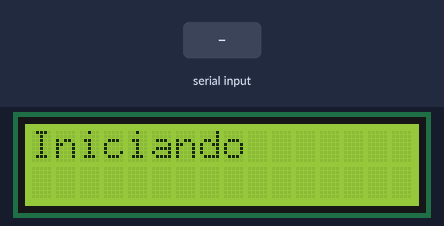
Simulated run of this sketch. Board: ESP32. Parts: 16×2 character LCD. The inputs (shaded band) are chosen by the test bench. WiFi joins after 1.5 s; servers stay silent unless stated; uploads are accepted with an empty reply; the local clock reads 2024-03-15 10:24:30 at power-on unless the sketch sets it.

Above: at 1.1 s.
At 4.2 s:
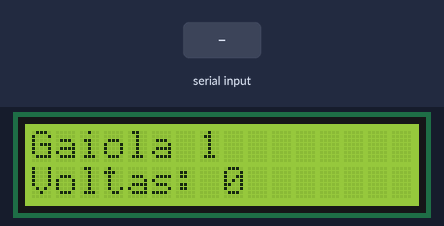
4.3 s: "90,45\n" received over the second serial link
At 5.5 s:
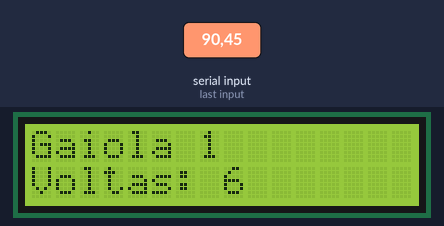
5.8 s: "30,150\n" received over the second serial link
At 6.6 s:
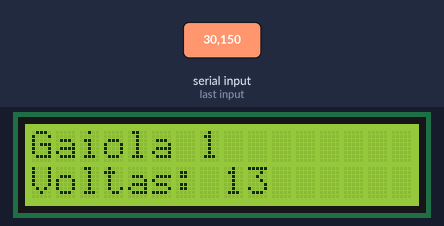
Timing chart, 0 to 8.8 s (numbered marks = the images above; inputs shaded):
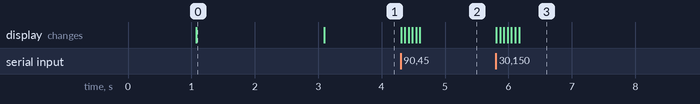

The sketch:

espHTTP.ino
```cpp
#include <WiFi.h>
#include <HTTPClient.h>
#include <ArduinoJson.h>
#include <Wire.h>
#include <LiquidCrystal_I2C.h>
LiquidCrystal_I2C lcd(0x27, 16, 2);

int gaiolaId=1;
String server = "http://172.22.44.76:8080";
String serverTurns =  server +"/api/Turns";
String serverRoda =  server + "/api/Cage"+ String(gaiolaId);;
String dados;
const char* ssid = "IOT";
const char* senha = "teste12345";

// Definição da pinagem
#define RXp2 16
#define TXp2 17

// Variaveis calculo da roda
int turnCount = 0;
int turnLCD = 0;
float inicio = 0;
unsigned long lastPressTime = 0;
// unsigned long lastLastPressTime = 0;
float circunferencia = 0;
float pi = 3.14159;
float diametro = 0.7;
float tempoPercorrido=0;
float distanciaPercorrida=0;
float velocidadeMedia=0;

// Definições das funções externas
extern void confiNTP();
extern String getData();

void setup() {
  Serial.begin(115200);

  WiFi.mode(WIFI_MODE_STA);
  WiFi.begin(ssid, senha);
  // while(WiFi.status() != WL_CONNECTED) {
  //   delay(500);
  //   Serial.println("Tentando conectar a rede");
  // }

  // confiNTP();

  Serial2.begin(9600, SERIAL_8N1, RXp2, TXp2);

  circunferencia = pi * diametro;
  iniciarLCD();
}

void loop() {
  unsigned long currentTime = millis();

  if (Serial2.available() > 0) {
    turnCount = Serial2.read();
    turnLCD++;
    atualizarLCD();
    lastPressTime = currentTime;

//  Função para apagar no banco ao apertar no botão
    // if(turnCount == 0){
      //Apagar informações do banco
      //apagarBanco();
    // }

    if(turnCount == 1){
        inicio = currentTime;
        // Serial.println("Message Received: ");
    } // primeira vez

  }

  if(currentTime - lastPressTime > 5000){
    tempoPercorrido = ((lastPressTime - inicio) / 1000);

    if(tempoPercorrido!=0){
    //     Serial.print("Tempo da atividade: ");
    //     Serial.print(tempoPercorrido);
    //     Serial.println(" segundos.");

      getDiametro();

      distanciaPercorrida = circunferencia * turnCount;

      // Serial.print("Distância percorrida: ");
      // Serial.print(distanciaPercorrida);
      // Serial.println(" metros.");

      velocidadeMedia = distanciaPercorrida / (tempoPercorrido * 60);
      velocidadeMedia = (velocidadeMedia * 3.6) * 60;

      postVolta(velocidadeMedia, tempoPercorrido, distanciaPercorrida, turnCount);
    }

    turnCount = 0;
    lastPressTime = currentTime;
    inicio = currentTime;
    // Serial.println("Resetting count.");
  }
}

// Atualiza o diâmetro e recalcula a circuferência
void getDiametro() {
  DynamicJsonDocument doc(1024);
  HTTPClient http;

  http.begin(serverRoda);
  int httpCode = http.GET();

  if (httpCode == HTTP_CODE_OK) {
    // Serial.println("Resposta: ");
    String payload = http.getString(); // armazena a resposta da requisição

    deserializeJson(doc, payload);
    String diametroS = doc[String("diametro")];
    diametro = diametroS.toFloat();
    circunferencia = pi * diametro;
  }
  // else {
  //   Serial.print("HTTP POST... Erro. Mensagem de Erro: ");
  //   Serial.println(http.errorToString(httpCode).c_str()); // Imprime a mensagem de erro da requisição
  //   delay(500);
  // }

  http.end();
}

void postVolta(int velocidadeMedia, int tempoAtividade, float distanciaPercorrida, int quantidade_voltas) {
  String dados = "{\"velocidadeMedia\":  "+ String(velocidadeMedia) +
                 ",\"data\":   \""+ getData() +
                 "\", \"gaiolaId\": "+String(gaiolaId)+
                 ", \"tempoAtividade\": "+String(tempoAtividade)+
                 ", \"distanciaPercorrida\": "+String(distanciaPercorrida)+
                 ", \"quantidadeVoltas\":" + String(quantidade_voltas) +
                 "}";

  HTTPClient http;
  http.begin(serverTurns);
  http.addHeader("Content-Type", "application/json");
  int httpCode = http.POST(dados);
  // Serial.println(dados);

  if (httpCode == HTTP_CODE_OK) {
    // Serial.println("Resposta: ");
    String payload = http.getString();
    // Serial.println(payload);
  }
  else {
    Serial.print("HTTP POST... Erro. Mensagem de Erro: ");
    Serial.println(http.errorToString(httpCode).c_str());
    delay(500);
  }

  http.end();
}

void apagarBanco() {
  turnCount = 0;
  String url = serverTurns + "/" + String(gaiolaId);

  HTTPClient http;
  http.begin(url);
  http.addHeader("Content-Type", "application/json");
  int httpCode = http.sendRequest("DELETE");

  // if (httpCode == HTTP_CODE_OK) {
  //   Serial.println("Resposta: ");
  //   String payload = http.getString();
  //   Serial.println(payload);
  // } else {
    // Serial.print("HTTP POST... Erro. Mensagem de Erro: ");
    // Serial.println(http.errorToString(httpCode).c_str());
  //   delay(500);
  // }

  http.end();
}

// Funções LCD
void atualizarLCD() {
  lcd.setCursor(0, 1);
  lcd.print("");
  lcd.print("Voltas: "+ String(turnLCD));
  delay(50);
}

void iniciarLCD() {
  lcd.init();
  lcd.backlight();
  delay(1000);
  lcd.clear();
  lcd.print("Iniciando");
  delay(1000);
  lcd.setCursor(0, 0);
  delay(1000);
  lcd.print("Gaiola 1 ");
  lcd.setCursor(0, 1);
  lcd.print("Voltas: "+ String(turnLCD));
}
```

NTP.ino
```cpp
#include "time.h"

// // Variaveis de configurações da hora
const char* ntpServer = "time.windows.com";
const long  gmtOffset_sec = -3;
const int   daylightOffset_sec = 0;

// // Definições das funções
void confiNTP();
String getData();

// Função para configurar data e hora
void confiNTP() {
  delay(500);
  configTime(gmtOffset_sec, daylightOffset_sec, ntpServer);
  delay(500);
}

// Função para retornar a data e hora
String getData(){
  String data = "";

  struct tm timeinfo;
  if(!getLocalTime(&timeinfo)){
  }

  int ano = timeinfo.tm_year;
  int mes = timeinfo.tm_mon;
  int dia = timeinfo.tm_mday;
  int horas = timeinfo.tm_hour;
  int minuto = timeinfo.tm_min;
  int segundo = timeinfo.tm_sec;

  if(horas>3) {
    horas -= 3;
  } else {
    horas += 21;
    if(horas == 0) {
      dia++;
    }
    dia -= 1;
  }

  mes +=1;
  ano = (ano+1900);

  data = conrverte(ano)+"-"+conrverte(mes)+"-"+conrverte(dia)+"T"+conrverte(horas)+":"+conrverte(minuto)+":"+conrverte(segundo)+".000Z";

  return data;
}

// Função para formatar campo
String conrverte(int num) {
  String final="";

  if(num < 10) {
    final += "0"+ String(num);
  } else {
    final = String(num);
  }

  return final;
} 
```

Measured:
- after the input at 4.3 s, the display: first changes at once (image 2 shows a later state)
- after the input at 5.8 s, the display: first changes at once (image 3 shows a later state)
- what the display in image 0 shows lasts 2.0 s, from 1.1 s to 3.1 s
